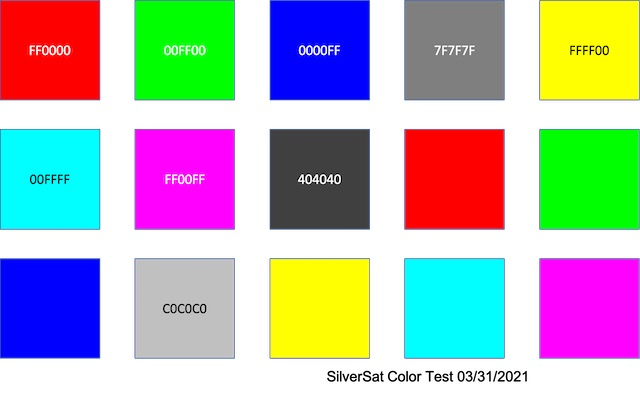
#> input picture ColorTest_original.jpg, 640 x 394 px, found by its file name
$ python histmatch.py   (older library calls are emulated)
#> lines starting #> are read from the running program, lines starting #| are printed output that depends on the picture
# -*- coding: utf-8 -*-
"""
Created on Fri Apr 23 17:03:56 2021

@author: Nathan
"""

import cv2

def showimage(name,img):
    scale_width = 640 / img.shape[1]
    scale_height = 480 / img.shape[0]
    scale = min(scale_width, scale_height)
    window_width = int(img.shape[1] * scale)
    window_height = int(img.shape[0] * scale)
    cv2.namedWindow(name, cv2.WINDOW_NORMAL)
    cv2.resizeWindow(name, window_width, window_height)
    cv2.imshow(name, img)

import numpy as np

matrix = np.array([[ 2.47208496e+00,-1.01904253e+00,-9.34519430e-01,1.88586085e+02],
                   [-4.19752400e-01,2.67233939e+00,-7.42100369e-01,5.96648759e+01],
                   [ 7.60589434e-01,-1.34789757e-01,1.31854856e+00,-1.54574396e+02]])

matrix = np.array([[ 2.70722745,-0.32371901,-0.4076851 ],
                   [-0.34535801, 2.89232588,-0.5754205 ],
                   [ 0.56785513,-0.70471098, 0.88672933]])

matrix = np.array([[ 1.90087624,-0.9840015,0.07211266],
                   [-1.37759033,2.03872528,0.03974277],
                   [ 0.02764763,-1.1621579,1.20894387]])

matrix = np.array([[0.22765575, 0.10881795, 0.28157732],
                   [0.10296851, 0.36147478, 0.20198812],
                   [0.30029102, 0.24406538, 0.74480083]])

matrix = np.array([[ 2.04861930e+00, -1.54225476e+00, -9.18225758e-01,2.55183141e+02],
                   [-1.26507259e+00,  1.61357233e+00, -7.14476378e-01,1.94341660e+02],
                   [ 8.58681564e-03, -1.09013582e+00,  1.33671066e+00,-3.29220104e+01]])

def trans(img):
    img1 = img.copy()
    for i in range(img1.shape[0]):
        for j in range(img1.shape[1]):
            for k in range(3):
                newval = np.dot(img1[i,j],matrix[k,:3]) + matrix[k,3]
                # newval = np.dot(img1[i,j],matrix[k,:3])
                img1[i,j,k] = min(max(newval,0),255)
    return img1

img1 = cv2.imread(r"c:\Users\Nathan\Downloads\ColorTest_original.jpg")
#> img1 is the input picture: shape (394, 640, 3); mean B, G, R 179, 177.9, 177.2
img2 = cv2.imread(r"c:\Users\Nathan\Downloads\ColorTest_uCAMIII.jpg")
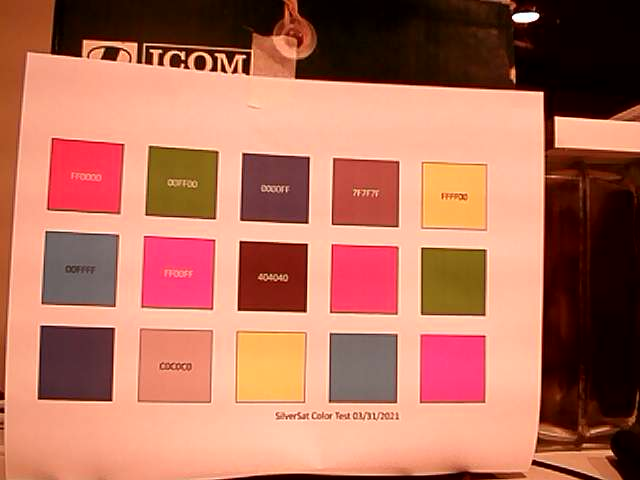
#> input picture ColorTest_uCAMIII.jpg, 640 x 480 px, found by its file name
#> img2 is the input picture: shape (480, 640, 3); mean B, G, R 93.7, 114.5, 180.2

showimage("reference",img1)
showimage("photo",img2)

from skimage import exposure

img3 = exposure.match_histograms(img2, img1, multichannel=True)
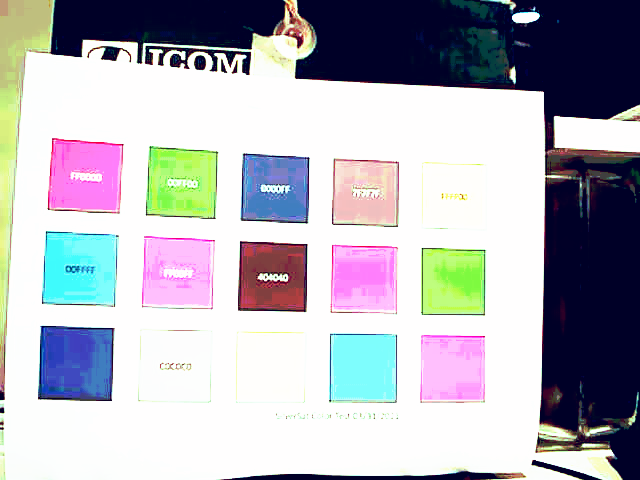
#> img3: shape (480, 640, 3); mean B, G, R 186.5, 177.5, 177.2
img4 = trans(img2)
#> after the loop in trans, `for i in range(img1.shape[0]):`:
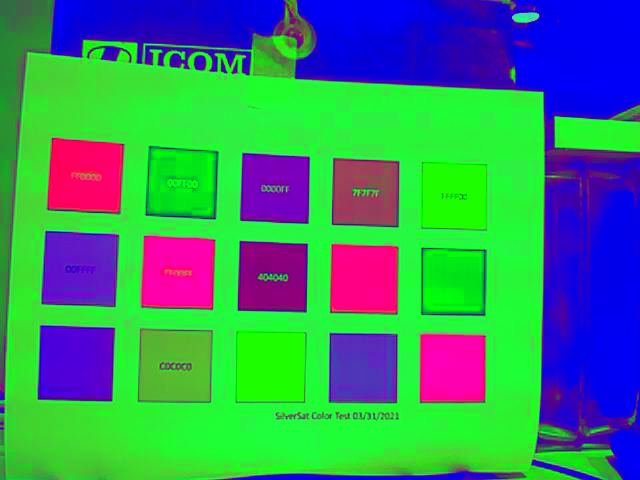
#> img1: shape (480, 640, 3); mean B, G, R 106.4, 139.5, 57.3

showimage("corrected",img3)
showimage("trans",img4)

cv2.waitKey(0)
cv2.destroyAllWindows()
